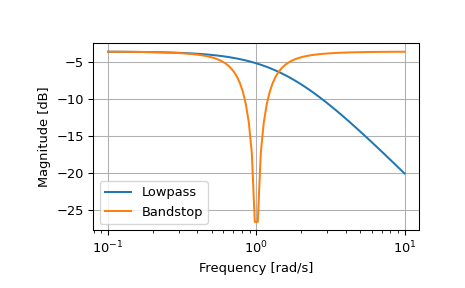

The Python source for this figure:
from scipy import signal
import matplotlib.pyplot as plt

lp = signal.lti([1.0], [1.0, 1.5])
bs = signal.lti(*signal.lp2bs(lp.num, lp.den))
w, mag_lp, p_lp = lp.bode()
w, mag_bs, p_bs = bs.bode(w)
plt.plot(w, mag_lp, label='Lowpass')
plt.plot(w, mag_bs, label='Bandstop')
plt.semilogx()
plt.grid()
plt.xlabel('Frequency [rad/s]')
plt.ylabel('Magnitude [dB]')
plt.legend()
